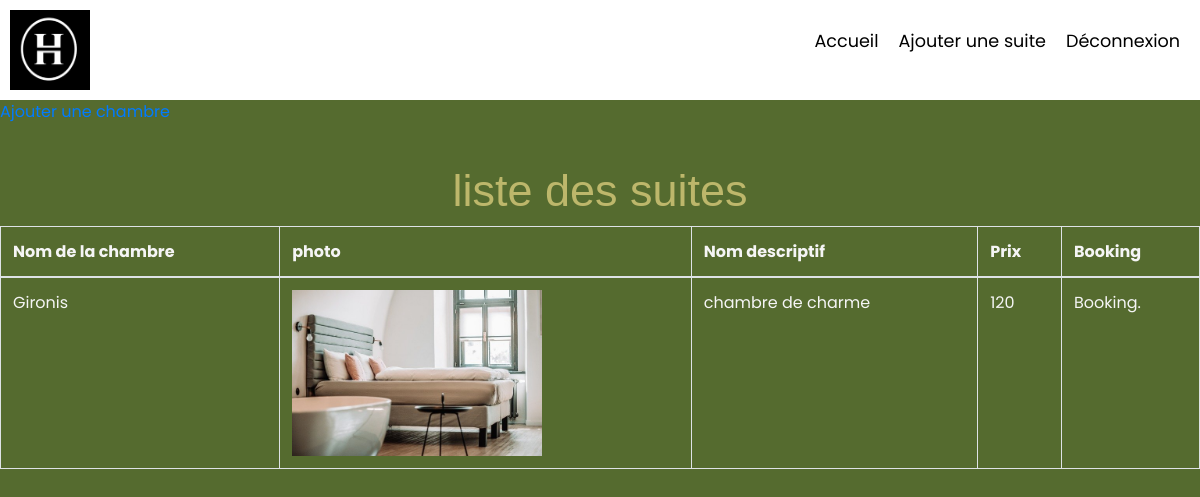
The app's page /gerant/lyon.php with its own data.
### tables this page shows
CREATE TABLE `lyon` (
  `id` int(11) NOT NULL,
  `nom` varchar(200) NOT NULL DEFAULT 'NOT NULL',
  `descriptif` text NOT NULL DEFAULT 'NOT NULL',
  `name` varchar(500) NOT NULL DEFAULT 'NOT NULL',
  `prix` int(11) NOT NULL
);

### gerant/lyon.php (the view, shortened to what this page needs)
<?php
require "header_gerant.php";
require "bdd_gerant.php";
?>
<!DOCTYPE html>
<html lang="fr">
<head>
    <link rel="stylesheet" href="https://cdn.jsdelivr.net/npm/bootstrap@4.4.1/dist/css/bootstrap.min.css">
    <link rel="stylesheet" href="../style/style.css">
</head>
<body>
<a href="ajouter_room_lyon.php">Ajouter une chambre</a>
<h1>liste des suites</h1>
    <?php $recupRoom = $bdd->query('SELECT * FROM lyon');
    ?>  <table class="table table-bordered">
        <thead>
         <th>Nom de la chambre</th>
         <th>photo</th>
         <th>Nom descriptif</th>
         <th>Prix</th>
         <th>Booking</th>
        </thead>
        <tbody>
        <?php while($room = $recupRoom->fetch()){?>
            <tr>
                <td><?php echo $room['nom'];?></td>
                <td><?="<img src='./upload/".$room['name']."' width='250px' >"; ?></td>
                <td><?php echo $room['descriptif'];?></td>
                <td><?php echo $room['prix'];?></td>
                <td>Booking.</td>
            </tr>
        <?php
        }
        ?>
        </tbody>
    </table>
</body>
</html>

### style/style.css (style rules this page uses)
:root { --font-size:1rem; }
* { box-sizing:border-box; outline:none; margin:0; padding:0; }
body { margin:0; font-size:var(--font-size); font-family: 'Poppins', sans-serif; background-color: darkolivegreen; }
h2, h1 { font-family: Smooch Sans, sans-serif; text-align: center; color: #BDB76B; font-size: 45px; margin-top: 40px; }
td, th { border: 1px solid #dddddd; text-align: left; padding: 8px; color: whitesmoke; }

### records on screen
lyon: nom "Gironis", name (picture), descriptif "chambre de charme", prix "120"
